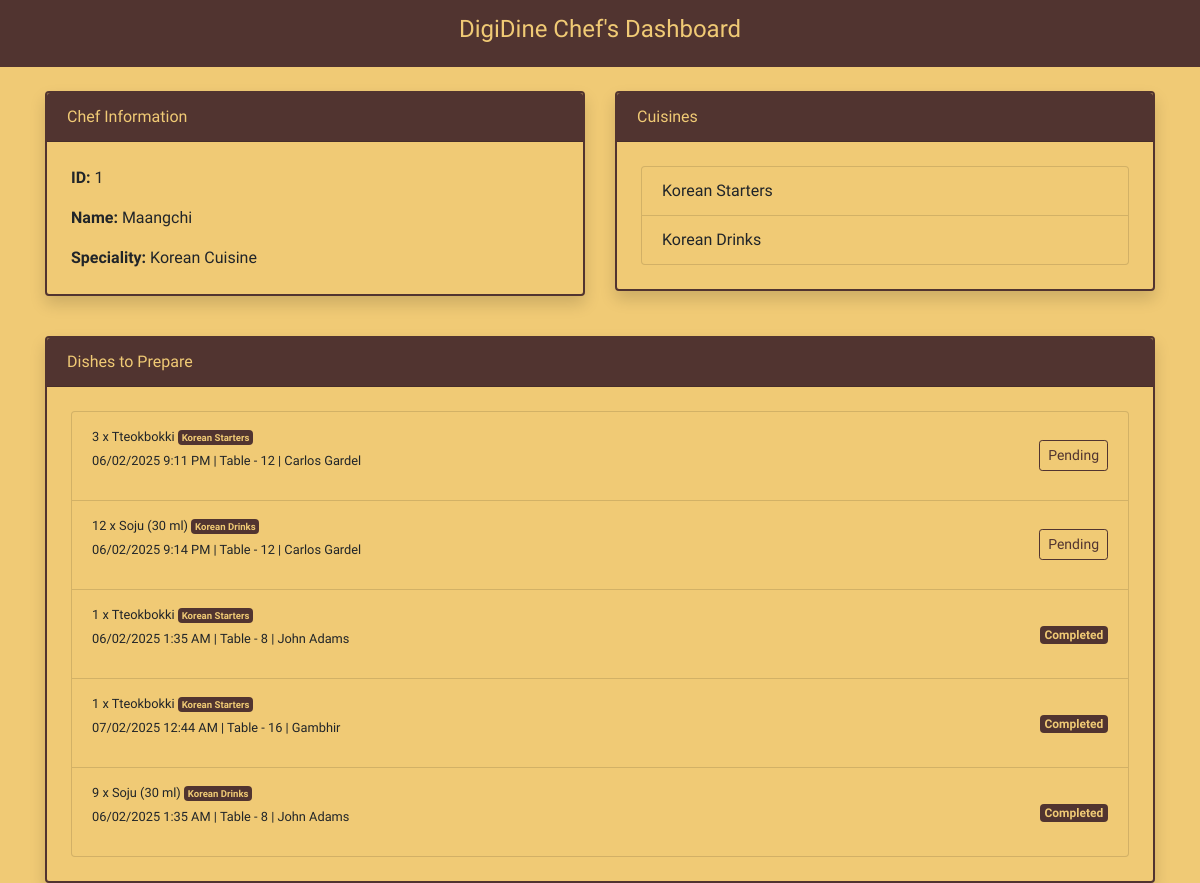
Page /chefs/1/ on the earlier database version.
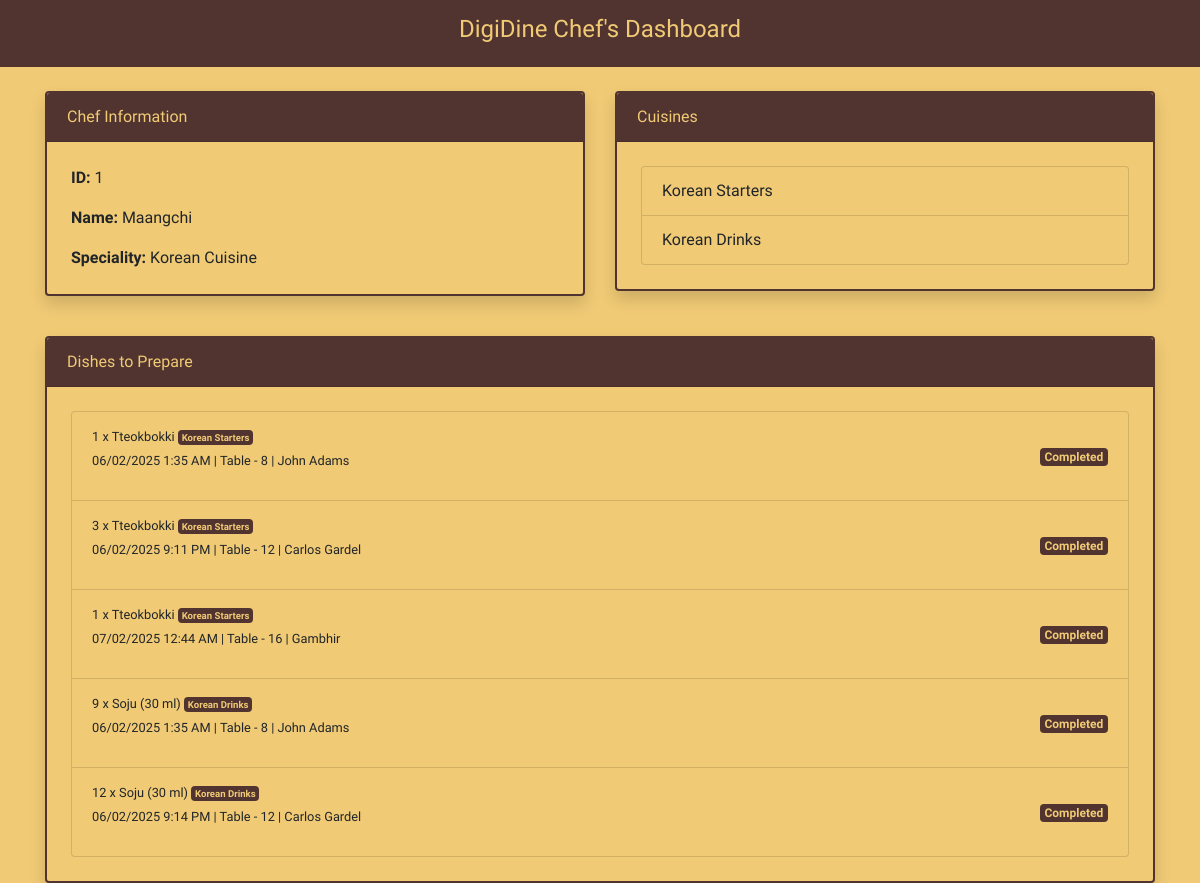
Same page on the later database version.
### home/models.py (models this page shows, shortened)
class Cuisine(models.Model):
    name = models.CharField(max_length=100)
    chefs = models.ForeignKey(Chef, on_delete=models.CASCADE)

class OrderItem(models.Model):
    order = models.ForeignKey(Order, on_delete=models.CASCADE)
    dish = models.ForeignKey(Dish, on_delete=models.CASCADE)
    quantity = models.PositiveIntegerField()
    is_done = models.BooleanField(default=False)

class Dish(models.Model):
    name = models.CharField(max_length=100)
    image = models.ImageField(upload_to='media/')
    description = models.TextField()
    price = models.FloatField()
    cuisine = models.ForeignKey(Cuisine, on_delete=models.CASCADE)
    avaibility = models.BooleanField(default=True)
    cooking_time = models.CharField(max_length=100, default='10 min')

class Order(models.Model):
    dishes = models.ManyToManyField(Dish, through='OrderItem')
    order_time = models.DateTimeField(auto_now_add=True)
    customer_id = models.ForeignKey(Customer, on_delete=models.CASCADE)

class Customer(models.Model):
    name = models.CharField(max_length=100)
    table_number = models.IntegerField()
    persons = models.IntegerField()

### home/views.py (the view)
# urls.py: path('chefs/<int:pk>/', views.chefs, name='chefs'),
def chefs(request, pk):
    chef = Chef.objects.get(pk=pk)
    cuisines = Cuisine.objects.filter(chefs=chef)
    order_items = OrderItem.objects.filter(dish__cuisine__chefs=chef).order_by('is_done')
    customers = Customer.objects.all()
    return render(request, 'chef.html', {
        'chefs': chef,
        'cuisines': cuisines,
        'orders': order_items,
        'customers': customers
    })

### home/templates/chef.html (shortened to what this page needs)
{% extends 'base.html' %}
{% block content %}
<header class="text-center">
    <h4 style="color: #f0ca75;">DigiDine Chef's Dashboard</h4>
</header>
<main class="container mt-4">
    <div class="row mb-4">
        <div class="col-md-6 mb-3">
            <div class="card shadow">
                <div class="card-header">Chef Information</div>
                    <div class="card-body">
                        <p class="card-text"><strong>ID:</strong> {{ chefs.id }}</p>
                        <p class="card-text"><strong>Name:</strong> {{ chefs.name }}</p>
                        <p class="card-text"><strong>Speciality:</strong> {{ chefs.speciality }}</p>
                    </div>
                </div>
            </div>
            <div class="col-md-6 mb-3">
                <div class="card shadow">
                    <div class="card-header">Cuisines</div>
                        <div class="card-body">
                            <ol class="list-group">
                                {% for cuisine in cuisines %}
                                    <li class="list-group-item">{{ cuisine.name }}</li>
                                {% empty %}
                                    <li class="list-group-item">No cuisines available.</li>
                                {% endfor %}
                            </ol>
                        </div>
                    </div>
                </div>
            </div>
            <section>
                <div class="card shadow">
                    <div class="card-header d-flex justify-content-between align-items-center">
                        <span>Dishes to Prepare</span>
                    </div>
                    <div class="card-body">
                        <ol class="list-group" id="dishes-list">
                            {% for order_item in orders %}
                                <li class="list-group-item d-flex justify-content-between align-items-center dish-item"
                                    data-orderitem-id="{{ order_item.id }}"
                                    data-dish-name="{{ order_item.dish.name|lower }}">
                                    <div>
                                        <p><small>
                                            {{ order_item.quantity }} x {{ order_item.dish.name }}
                                            <span class="badge badge-done">{{ order_item.dish.cuisine.name }}</span>
                                            <br> {{ order_item.order.order_time|date:"d/m/Y g:i A" }}
                                            | Table - {{order_item.order.customer_id.table_number}}
                                            {% for customer in customers %}
                                                {% if customer.id == order_item.order.customer_id.id %}
                                                    | {{ customer.name }}
                                                {% endif %}
                                            {% endfor %}
                                        </small></p>
                                    </div>
                                    <div>
                                        {% if not order_item.is_done %}
                                            <button class="btn btn-warning btn-sm mark-done-btn" data-id="{{ order_item.id }}">Pending</button>
                                        {% else %}
                                            <span class="badge badge-done">Completed</span>
                                        {% endif %}
                                    </div>
                                </li>
                            {% empty %}
                                <li class="list-group-item">No dishes to prepare at the moment.</li>
                            {% endfor %}
                        </ol>
                    </div>
                </div>
            </section>
</main>
{% endblock %}

Differences in the rows shown:
shown differently, row unchanged: OrderItem (number 1 of 5 on the later page): moves up the list
changed OrderItem "06/02/2025 9:11 PM": is_done "Pending" → "Completed"
changed OrderItem "06/02/2025 9:14 PM": is_done "Pending" → "Completed"; moves down the list
